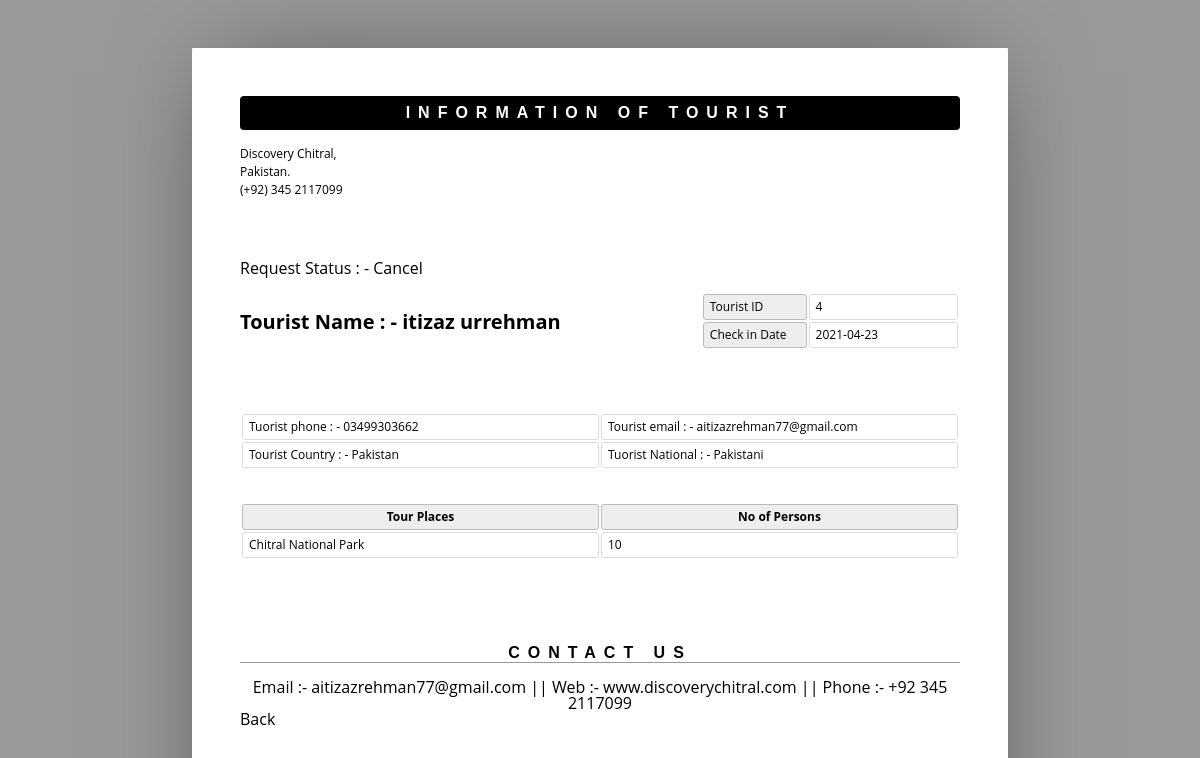
The app's page /admin/tour_invoice.php?sid=4 with its own data.
### tables this page shows
CREATE TABLE `tour_request` (
  `req_id` int(11) NOT NULL,
  `first_name` varchar(55) NOT NULL,
  `last_name` varchar(55) NOT NULL,
  `email` varchar(55) NOT NULL,
  `address` varchar(255) NOT NULL,
  `nationality` varchar(55) NOT NULL,
  `p_countery` varchar(55) NOT NULL,
  `phone` varchar(55) NOT NULL,
  `tour_places` text NOT NULL,
  `pu_address` varchar(55) NOT NULL,
  `persons` int(11) NOT NULL,
  `pdate` date NOT NULL,
  `status` varchar(255) NOT NULL,
  `user_id` int(11) NOT NULL
);

### admin/tour_invoice.php (the view, shortened to what this page needs)
<html>
	<head>
	</head>
	<body>
	<?php
	include ('db.php');
	$pid = $_GET['sid'];
	$sql ="select *from tour_request where req_id = '$pid' ";
	$re = mysqli_query($con,$sql);
	while($row=mysqli_fetch_assoc($re))
	{               $req_id=$row['req_id'];
		            $fname = $row['first_name'];
					$lname = $row['last_name'];
					$email = $row['email'];
					$nationality = $row['nationality'];
					$p_country = $row['p_countery'];
					$phone= $row['phone'];
					$tour_places = $row['tour_places'];
					$nop = $row['persons'];
					$date = $row['pdate'];
		            $status=$row['status'];
	?>
		<header>
			<h1>Information of Tourist</h1>
			<address >
				<p>Discovery Chitral,</p>
				<p>Pakistan.</p>
				<p>(+92) 345 2117099 </p>
			</address>
		</header>
		<article>
			<h2>Request Status  : <strong>- <?php echo $status;?></h2><br>
			<address >
				<p><br></p>
				<p>Tourist Name  : -  <?php echo $fname , $lname;?><br></p><br>
			</address>
			<table class="meta">
				<tr>
					<th><span >Tourist ID</span></th>
					<td><span ><?php echo $req_id; ?></span></td>
				</tr>
				<tr>
					<th><span >Check in Date</span></th>
					<td><span ><?php echo $date; ?> </span></td>
				</tr>
			</table>
			<table >
					<tr>
						<td>Tuorist phone : -  <?php echo $phone; ?> </td>
						<td>Tourist email : -  <?php echo $email; ?> </td>
					</tr>
					<tr>
						<td>Tourist Country : -  <?php echo $p_country; ?> </td>
						<td>Tuorist National : -  <?php echo $nationality; ?> </td>
					</tr>
				</table>
				<br>
				<br>
			<table class="inventory">
				<thead>
					<tr>
						<th><span >Tour Places</span></th>
						<th><span >No of Persons</span></th>
					</tr>
				</thead>
				<tbody>
					<tr>
						<td><span ><?php echo $tour_places; ?></span></td>
						<td><span ><?php echo $nop; ?> </span></td>
					</tr>
				</tbody>
			</table>
		</article>
		<aside>
			<h1><span >Contact us</span></h1>
			<div >
				<p align="center">Email :- aitizazrehman77@gmail.com || Web :- www.discoverychitral.com || Phone :- +92 345 2117099 </p>
			</div>
		</aside>
		 <a class ="btn btn-primary"href="tou_booking.php">Back</a>
	</body>
</html>
<?php
}
?>

### admin/tour_invoice.php (style rules this page uses)
* { border: 0; box-sizing: content-box; color: inherit; font-family: inherit; font-size: inherit; font-style: inherit; font-weight: inherit; line-height: inherit; list-style: none; margin: 0; padding: 0; text-decoration: none; vertical-align: top; }
h1 { font: bold 100% sans-serif; letter-spacing: 0.5em; text-align: center; text-transform: uppercase; }
table { font-size: 75%; table-layout: fixed; width: 100%; }
table { border-collapse: separate; border-spacing: 2px; }
th, td { border-width: 1px; padding: 0.5em; position: relative; text-align: left; }
th, td { border-radius: 0.25em; border-style: solid; }
th { background: #EEE; border-color: #BBB; }
td { border-color: #DDD; }
html { font: 16px/1 'Open Sans', sans-serif; overflow: auto; padding: 0.5in; }
html { background: #999; cursor: default; }
body { box-sizing: border-box; height: 11in; margin: 0 auto; overflow: hidden; padding: 0.5in; width: 8.5in; }
body { background: #FFF; border-radius: 1px; box-shadow: 0 0 1in -0.25in rgba(0, 0, 0, 0.5); }
header { margin: 0 0 3em; }
header:after { clear: both; content: ""; display: table; }
header h1 { background: #000; border-radius: 0.25em; color: #FFF; margin: 0 0 1em; padding: 0.5em 0; }
header address { float: left; font-size: 75%; font-style: normal; line-height: 1.25; margin: 0 1em 1em 0; }
header address p { margin: 0 0 0.25em; }
article, article address, table.meta, table.inventory { margin: 0 0 3em; }
article:after { clear: both; content: ""; display: table; }
article address { float: left; font-size: 125%; font-weight: bold; }
table.meta, table.balance { float: right; width: 36%; }
table.meta:after, table.balance:after { clear: both; content: ""; display: table; }
table.meta th { width: 40%; }
table.meta td { width: 60%; }
table.inventory { clear: both; width: 100%; }
table.inventory th { font-weight: bold; text-align: center; }
table.inventory td:nth-child(1) { width: 26%; }
table.inventory td:nth-child(2) { width: 38%; }
aside h1 { border: none; border-width: 0 0 1px; margin: 0 0 1em; }
aside h1 { border-color: #999; border-bottom-style: solid; }

### records on screen
tour_request: status "Cancel", first_name "itizaz ur", last_name "rehman", req_id "4", pdate "2021-04-23", phone "03499303662", email "aitizazrehman77@gmail.com", p_countery "Pakistan", nationality "Pakistani", tour_places "Chitral National Park", persons "10"
